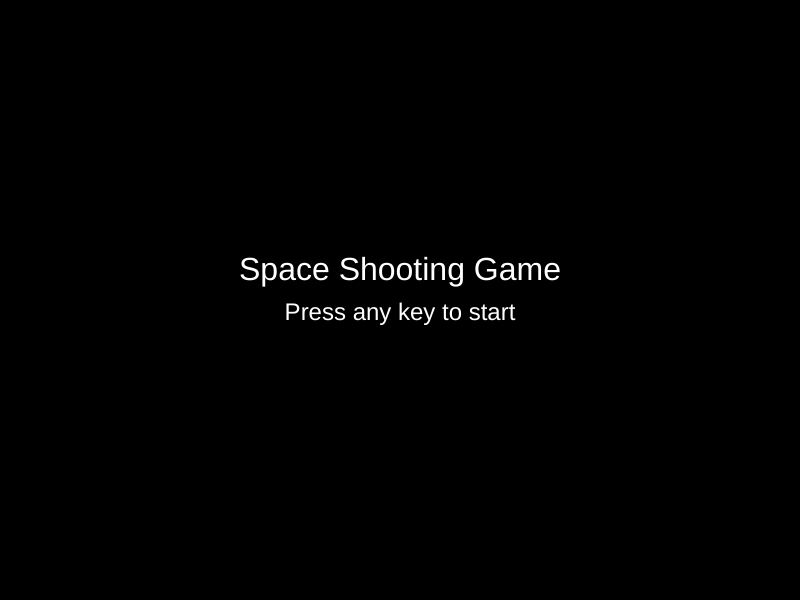
Frame 1 (no input)
Frame 60 (no input): identical to frame 1, image omitted
Frame 120 (the mouse pressed at the canvas centre since frame 60): identical to frame 1, image omitted

The p5.js sketch that drew this single still picture (run headless with seeded random() and noise() and a simulated clock; from frame 60 on, the mouse is pressed at the canvas centre):

// p5.js sketch
// ── sketch.js
// Game state constants
const STATE_START = 0;
const STATE_PLAYING = 1;
const STATE_GAMEOVER = 2;

// Global variables
let gameState;
let player;
let enemies = [];
let projectiles = [];
let powerUps = [];
let particles = [];
let score = 0;
let lives = 3;
let stars = [];
let galaxies = []; // Add galaxies array
let lastSpawnTime = 0;
let spawnInterval = 1000; // milliseconds
let lastShootTime = 0;
let shootInterval = 500; // milliseconds
let waitingForKeyRelease = false;

// Power-up durations and states
let speedBoostActive = false;
let rapidFireActive = false;
let lastPowerUpTime = 0;
let powerUpInterval = 10000; // Power-up spawn every 10 seconds
let powerUpDuration = 5000; // Power-ups last 5 seconds

// Visual effects
let engineGlow = 0;

function setup() {
  createCanvas(800, 600);
  generateStars();
  gameState = STATE_START;
  // Enable smooth edges
  smooth();
  // Initialize player
  player = new Player(width / 2, height - 50);
}

function draw() {
  background(0); // Black background

  if (gameState === STATE_START) {
    drawStartScreen();
    if (!waitingForKeyRelease && keyIsPressed) {
      resetGame();
      gameState = STATE_PLAYING;
      waitingForKeyRelease = true;
    }
  } else if (gameState === STATE_PLAYING) {
    drawStars();
    player.update();
    player.draw();
    updateProjectiles();
    drawProjectiles();
    spawnEnemies();
    updateEnemies();
    drawEnemies();
    spawnPowerUps();
    updatePowerUps();
    drawPowerUps();
    checkCollisions();
    displayUI();
    updatePowerUpEffects();
    updateParticles();
    if (lives <= 0) {
      gameState = STATE_GAMEOVER;
      waitingForKeyRelease = true;
    }
  } else if (gameState === STATE_GAMEOVER) {
    drawGameOverScreen();
    if (!waitingForKeyRelease && keyIsPressed) {
      resetGame();
      gameState = STATE_PLAYING;
      waitingForKeyRelease = true;
    }
  }

  // Handle key release for state transitions
  if (waitingForKeyRelease && !keyIsPressed) {
    waitingForKeyRelease = false;
  }
}

// Generate background stars and galaxies with different depths
function generateStars() {
  stars = [];
  galaxies = [];
  
  // Generate stars
  for (let i = 0; i < 150; i++) {
    stars.push({
      x: random(width),
      y: random(height),
      size: random(1, 4),
      speed: random(0.5, 2),
      brightness: random(100, 255)
    });
  }
  
  // Generate galaxies
  let galaxyColors = [
    { main: color(255, 100, 150), glow: '#ff6488' }, // Pink
    { main: color(100, 150, 255), glow: '#6496ff' }, // Blue
    { main: color(150, 100, 255), glow: '#9664ff' }, // Purple
    { main: color(255, 150, 100), glow: '#ff9664' }  // Orange
  ];
  
  for (let i = 0; i < 4; i++) {
    galaxies.push({
      x: random(width),
      y: random(height),
      width: random(100, 200),
      height: random(60, 120),
      rotation: random(TWO_PI),
      speed: random(0.1, 0.3),
      color: galaxyColors[i].main,
      glowColor: galaxyColors[i].glow,
      particleCount: floor(random(15, 25)),
      particles: []
    });
    
    // Generate particles for each galaxy
    for (let j = 0; j < galaxies[i].particleCount; j++) {
      let angle = random(TWO_PI);
      let dist = random(galaxies[i].width/4);
      galaxies[i].particles.push({
        x: cos(angle) * dist,
        y: sin(angle) * dist,
        size: random(2, 4),
        angle: random(TWO_PI),
        speed: random(0.001, 0.003),
        distance: dist
      });
    }
  }
}

// Draw background stars and galaxies with parallax effect
function drawStars() {
  // Draw galaxies
  for (let galaxy of galaxies) {
    push();
    translate(galaxy.x, galaxy.y);
    rotate(galaxy.rotation);
    
    // Draw galaxy glow
    drawingContext.shadowBlur = 30;
    drawingContext.shadowColor = galaxy.glowColor;
    
    // Main galaxy ellipse with gradient
    for (let i = 0; i < 3; i++) {
      let c = color(galaxy.color);
      c.setAlpha(50 - i * 15);
      fill(c);
      noStroke();
      ellipse(0, 0, galaxy.width + i * 20, galaxy.height + i * 15);
    }
    
    // Draw galaxy core
    let coreColor = color(galaxy.color);
    coreColor.setAlpha(100);
    fill(coreColor);
    ellipse(0, 0, galaxy.width/2, galaxy.height/2);
    
    // Draw galaxy particles
    for (let particle of galaxy.particles) {
      // Update particle position
      particle.angle += particle.speed;
      particle.x = cos(particle.angle) * particle.distance;
      particle.y = sin(particle.angle) * particle.distance;
      
      // Draw particle
      fill(255, 255, 255, 150);
      circle(particle.x, particle.y, particle.size);
    }
    
    pop();
    
    // Move galaxy
    galaxy.y += galaxy.speed;
    galaxy.rotation += 0.001;
    
    // Reset galaxy position when it goes off screen
    if (galaxy.y > height + galaxy.height) {
      galaxy.y = -galaxy.height;
      galaxy.x = random(width);
    }
  }
  
  // Draw stars on top of galaxies
  noStroke();
  for (let star of stars) {
    fill(star.brightness);
    circle(star.x, star.y, star.size);
    // Move stars for parallax effect
    star.y += star.speed;
    // Reset stars when they go off screen
    if (star.y > height) {
      star.y = 0;
      star.x = random(width);
    }
  }
}

// Reset game variables
function resetGame() {
  player = new Player(width / 2, height - 50);
  enemies = [];
  projectiles = [];
  powerUps = [];
  score = 0;
  lives = 3;
  lastSpawnTime = millis();
  lastShootTime = millis();
  lastPowerUpTime = millis();
  speedBoostActive = false;
  rapidFireActive = false;
}

// Draw start screen
function drawStartScreen() {
  textAlign(CENTER);
  textSize(32);
  fill(255);
  text("Space Shooting Game", width / 2, height / 2 - 20);
  textSize(24);
  text("Press any key to start", width / 2, height / 2 + 20);
}

// Draw game over screen
function drawGameOverScreen() {
  textAlign(CENTER);
  textSize(32);
  fill(255);
  text("Game Over", width / 2, height / 2 - 40);
  text("Your score: " + score, width / 2, height / 2);
  textSize(24);
  text("Press any key to restart", width / 2, height / 2 + 40);
}

// Update all projectiles
function updateProjectiles() {
  for (let i = projectiles.length - 1; i >= 0; i--) {
    projectiles[i].update();
    if (projectiles[i].isOffScreen()) {
      projectiles.splice(i, 1);
    }
  }
}

// Draw all projectiles
function drawProjectiles() {
  for (let p of projectiles) {
    p.draw();
  }
}

// Spawn new enemies at intervals
function spawnEnemies() {
  if (millis() - lastSpawnTime > spawnInterval) {
    // Enhanced enemy type selection
    let rand = random(100);
    let type;
    if (rand < 5) { // 5% chance for boss
      type = 'boss';
    } else if (rand < 20) { // 15% chance for tank
      type = 'tank';
    } else if (rand < 40) { // 20% chance for scout
      type = 'scout';
    } else if (rand < 70) { // 30% chance for spaceship
      type = 'spaceship';
    } else { // 30% chance for asteroid
      type = 'asteroid';
    }
    
    let x = random(20, width - 20);
    let size, speed, health;
    
    switch(type) {
      case 'boss':
        size = 60;
        speed = 1;
        health = 5;
        break;
      case 'tank':
        size = 40;
        speed = 0.5;
        health = 3;
        break;
      case 'scout':
        size = 15;
        speed = 3;
        health = 1;
        break;
      case 'spaceship':
        size = 20;
        speed = 2;
        health = 1;
        break;
      case 'asteroid':
        size = random(20, 40);
        speed = random(1, 3);
        health = 1;
        break;
    }
    
    enemies.push(new Enemy(x, 0, type, size, speed, health));
    lastSpawnTime = millis();
  }
}

// Update all enemies
function updateEnemies() {
  for (let i = enemies.length - 1; i >= 0; i--) {
    enemies[i].update();
    if (enemies[i].isOffScreen()) {
      enemies.splice(i, 1);
    }
  }
}

// Draw all enemies
function drawEnemies() {
  for (let e of enemies) {
    e.draw();
  }
}

// Spawn power-ups
function spawnPowerUps() {
  if (millis() - lastPowerUpTime > powerUpInterval) {
    let type = random(['speed', 'rapid-fire', 'shield']);
    let x = random(20, width - 20);
    powerUps.push(new PowerUp(x, 0, type));
    lastPowerUpTime = millis();
  }
}

// Update power-ups
function updatePowerUps() {
  for (let i = powerUps.length - 1; i >= 0; i--) {
    powerUps[i].update();
    if (powerUps[i].isOffScreen()) {
      powerUps.splice(i, 1);
    }
  }
}

// Draw power-ups
function drawPowerUps() {
  for (let p of powerUps) {
    p.draw();
  }
}

// Update power-up effects
function updatePowerUpEffects() {
  if (speedBoostActive && millis() - player.speedBoostStart > powerUpDuration) {
    player.speed = 5; // Reset speed
    speedBoostActive = false;
  }
  if (rapidFireActive && millis() - player.rapidFireStart > powerUpDuration) {
    shootInterval = 500; // Reset fire rate
    rapidFireActive = false;
  }
}

// Check for collisions
function checkCollisions() {
  // Player-enemy collisions
  for (let i = enemies.length - 1; i >= 0; i--) {
    if (collideCircleCircle(player.x, player.y, player.radius * 2, enemies[i].x, enemies[i].y, enemies[i].radius * 2)) {
      lives--;
      if (enemies[i].type !== 'boss') {
        createExplosion(enemies[i].x, enemies[i].y, '#ff0000');
        enemies.splice(i, 1);
      }
      if (lives <= 0) {
        createExplosion(player.x, player.y, '#ff0000');
        break;
      }
    }
  }

  // Projectile-enemy collisions
  for (let p = projectiles.length - 1; p >= 0; p--) {
    for (let e = enemies.length - 1; e >= 0; e--) {
      if (collideCircleCircle(projectiles[p].x, projectiles[p].y, projectiles[p].radius * 2, enemies[e].x, enemies[e].y, enemies[e].radius * 2)) {
        createExplosion(projectiles[p].x, projectiles[p].y, '#ffff00');
        if (enemies[e].type === 'boss') {
          enemies[e].health--;
          if (enemies[e].health <= 0) {
            createExplosion(enemies[e].x, enemies[e].y, '#ff0000');
            score += 50;
            enemies.splice(e, 1);
          }
        } else {
          score += enemies[e].type === 'spaceship' ? 10 : 5;
          createExplosion(enemies[e].x, enemies[e].y, enemies[e].type === 'spaceship' ? '#00ff00' : '#666666');
          enemies.splice(e, 1);
        }
        projectiles.splice(p, 1);
        break;
      }
    }
  }

  // Player-powerup collisions
  for (let i = powerUps.length - 1; i >= 0; i--) {
    if (collideCircleCircle(player.x, player.y, player.radius * 2, powerUps[i].x, powerUps[i].y, powerUps[i].radius * 2)) {
      activatePowerUp(powerUps[i].type);
      powerUps.splice(i, 1);
    }
  }
}

// Activate power-up effects
function activatePowerUp(type) {
  switch (type) {
    case 'speed':
      player.speed = 8; // Increase speed
      player.speedBoostStart = millis();
      speedBoostActive = true;
      break;
    case 'rapid-fire':
      shootInterval = 200; // Decrease shooting interval
      player.rapidFireStart = millis();
      rapidFireActive = true;
      break;
    case 'shield':
      lives++; // Add an extra life
      break;
  }
}

// Create explosion particles
function createExplosion(x, y, color) {
  for (let i = 0; i < 20; i++) {
    particles.push(new Particle(x, y, color));
  }
}

// Update and draw particles
function updateParticles() {
  for (let i = particles.length - 1; i >= 0; i--) {
    particles[i].update();
    particles[i].draw();
    if (particles[i].isDead()) {
      particles.splice(i, 1);
    }
  }
}

// Particle class for explosions
class Particle {
  constructor(x, y, color) {
    this.x = x;
    this.y = y;
    this.color = color;
    this.vel = createVector(random(-1, 1), random(-1, 1)).mult(random(2, 5));
    this.alpha = 255;
    this.life = 255;
  }

  update() {
    this.x += this.vel.x;
    this.y += this.vel.y;
    this.vel.mult(0.95);
    this.life -= 10;
    this.alpha = this.life;
  }

  draw() {
    noStroke();
    let c = color(this.color);
    c.setAlpha(this.alpha);
    fill(c);
    circle(this.x, this.y, 4);
  }

  isDead() {
    return this.life < 0;
  }
}

// Draw all objects with glow effects
function drawWithGlow(drawFunc, glowColor, glowSize) {
  drawingContext.shadowBlur = glowSize;
  drawingContext.shadowColor = glowColor;
  drawFunc();
  drawingContext.shadowBlur = 0;
}

// Player class with enhanced visuals
class Player {
  constructor(x, y) {
    this.x = x;
    this.y = y;
    this.width = 30;
    this.height = 20;
    this.speed = 5;
    this.radius = 15;
    this.speedBoostStart = 0;
    this.rapidFireStart = 0;
    this.engineGlowIntensity = 0;
  }

  draw() {
    // Update engine glow
    this.engineGlowIntensity = (this.engineGlowIntensity + 0.1) % TWO_PI;
    let glowSize = 5 + sin(this.engineGlowIntensity) * 3;

    // Draw engine glow and thrust
    drawWithGlow(() => {
      // Main thrust
      fill(255, 100, 0, 150);
      beginShape();
      vertex(this.x, this.y + this.height/2 + 8);
      vertex(this.x - 8, this.y + this.height/2);
      vertex(this.x, this.y + this.height/2 + 2);
      vertex(this.x + 8, this.y + this.height/2);
      endShape(CLOSE);
      
      // Side thrusters
      fill(255, 150, 0, 100);
      triangle(
        this.x - this.width/2, this.y + this.height/3,
        this.x - this.width/2 - 5, this.y + this.height/2,
        this.x - this.width/2 + 3, this.y + this.height/2
      );
      triangle(
        this.x + this.width/2, this.y + this.height/3,
        this.x + this.width/2 + 5, this.y + this.height/2,
        this.x + this.width/2 - 3, this.y + this.height/2
      );
    }, '#ff6600', glowSize);

    // Draw ship with glow
    drawWithGlow(() => {
      // Wings
      fill(150, 0, 0);
      beginShape();
      vertex(this.x - this.width/2 - 10, this.y + this.height/3);
      vertex(this.x - this.width/2, this.y - this.height/4);
      vertex(this.x - this.width/4, this.y);
      vertex(this.x - this.width/4, this.y + this.height/2);
      endShape(CLOSE);
      
      beginShape();
      vertex(this.x + this.width/2 + 10, this.y + this.height/3);
      vertex(this.x + this.width/2, this.y - this.height/4);
      vertex(this.x + this.width/4, this.y);
      vertex(this.x + this.width/4, this.y + this.height/2);
      endShape(CLOSE);

      // Main body
      fill(200, 0, 0);
      beginShape();
      vertex(this.x, this.y - this.height/2 - 5);
      vertex(this.x - this.width/4, this.y);
      vertex(this.x - this.width/6, this.y + this.height/2);
      vertex(this.x + this.width/6, this.y + this.height/2);
      vertex(this.x + this.width/4, this.y);
      endShape(CLOSE);

      // Cockpit
      drawWithGlow(() => {
        fill(100, 200, 255);
        beginShape();
        vertex(this.x, this.y - this.height/4);
        vertex(this.x - this.width/6, this.y);
        vertex(this.x, this.y + this.height/6);
        vertex(this.x + this.width/6, this.y);
        endShape(CLOSE);
      }, '#00ffff', 5);

      // Detail lines
      stroke(255, 0, 0);
      strokeWeight(1);
      line(this.x - this.width/4, this.y, this.x - this.width/6, this.y + this.height/3);
      line(this.x + this.width/4, this.y, this.x + this.width/6, this.y + this.height/3);
      noStroke();
    }, '#ff0000', 10);

    // Power-up visual effects
    if (speedBoostActive) {
      drawWithGlow(() => {
        fill(0, 255, 255, 100);
        circle(this.x, this.y, this.radius * 3);
      }, '#00ffff', 15);
    }
    if (rapidFireActive) {
      drawWithGlow(() => {
        fill(255, 255, 0, 100);
        circle(this.x, this.y, this.radius * 2.5);
      }, '#ffff00', 15);
    }
  }

  update() {
    // Movement controls
    if (keyIsDown(LEFT_ARROW)) {
      this.x -= this.speed;
    }
    if (keyIsDown(RIGHT_ARROW)) {
      this.x += this.speed;
    }
    if (keyIsDown(UP_ARROW)) {
      this.y -= this.speed;
    }
    if (keyIsDown(DOWN_ARROW)) {
      this.y += this.speed;
    }

    // Constrain player within canvas
    this.x = constrain(this.x, this.width / 2, width - this.width / 2);
    this.y = constrain(this.y, this.height / 2, height - this.height / 2);

    // Shooting with cooldown (space key = 32)
    if (keyIsDown(32) && millis() - lastShootTime > shootInterval) {
      this.shoot();
      lastShootTime = millis();
    }
  }

  shoot() {
    projectiles.push(new Projectile(this.x, this.y - this.height / 2));
  }
}

// Enemy class with enhanced visuals
class Enemy {
  constructor(x, y, type, size, speed, health) {
    this.x = x;
    this.y = y;
    this.type = type;
    this.size = size;
    this.speed = speed;
    this.radius = size/2;
    this.health = health;
    this.rotation = 0;
    this.oscillation = random(TWO_PI); // For scout movement
  }

  draw() {
    this.rotation += 0.02;
    
    if (this.type === 'tank') {
      drawWithGlow(() => {
        push();
        translate(this.x, this.y);
        rotate(PI);
        
        // Heavy armor plating
        fill(100, 100, 150);
        beginShape();
        vertex(-this.size/2 - 5, this.size/2);
        vertex(-this.size/2, -this.size/2);
        vertex(this.size/2, -this.size/2);
        vertex(this.size/2 + 5, this.size/2);
        endShape(CLOSE);

        // Reinforced wings
        fill(80, 80, 120);
        rect(-this.size/2 - 8, 0, 16, this.size/2);
        rect(this.size/2 - 8, 0, 16, this.size/2);

        // Armored cockpit
        fill(150, 150, 200);
        arc(0, 0, this.size/2, this.size/2, PI, TWO_PI);

        // Energy shield effect
        drawWithGlow(() => {
          noFill();
          stroke(100, 150, 255, 100);
          strokeWeight(2);
          arc(0, 0, this.size * 1.2, this.size, PI * 0.8, TWO_PI * 0.6);
        }, '#4488ff', 10);

        // Health bar
        let healthWidth = this.size * (this.health / 3);
        strokeWeight(4);
        stroke(0, 0, 0, 100);
        noFill();
        rect(-this.size/2, -this.size/2 - 15, this.size, 8, 4);
        noStroke();
        fill(100, 150, 255, 200);
        rect(-this.size/2, -this.size/2 - 15, healthWidth, 8, 4);
        
        pop();
      }, '#4488ff', 15);
      
    } else if (this.type === 'scout') {
      drawWithGlow(() => {
        push();
        translate(this.x, this.y);
        rotate(PI + sin(this.oscillation) * 0.2); // Bank while turning
        
        // Sleek body
        fill(255, 150, 0);
        beginShape();
        vertex(0, -this.size);
        vertex(-this.size/2, this.size/2);
        vertex(0, 0);
        vertex(this.size/2, this.size/2);
        endShape(CLOSE);

        // Engine trails
        for (let i = 0; i < 2; i++) {
          let offset = this.size/4;
          drawWithGlow(() => {
            fill(255, 100, 0, 150);
            beginShape();
            vertex(-offset + i * this.size/2, this.size/2);
            vertex(-offset + i * this.size/2 - 2, this.size);
            vertex(-offset + i * this.size/2 + 2, this.size);
            endShape(CLOSE);
          }, '#ff6600', 8);
        }

        // Cockpit
        fill(255, 200, 0, 200);
        ellipse(0, -this.size/4, this.size/3, this.size/2);
        
        pop();
      }, '#ff9900', 10);
    } else if (this.type === 'boss') {
      drawWithGlow(() => {
        push();
        translate(this.x, this.y);
        rotate(this.rotation);
        
        // Enhanced main head with gradient effect
        drawingContext.shadowBlur = 20;
        drawingContext.shadowColor = '#003333';
        
        // Outer glow
        for (let i = 0; i < 3; i++) {
          fill(20, 40 + i * 10, 40 + i * 10, 50 - i * 10);
          beginShape();
          for (let j = 0; j < 12; j++) {
            let angle = map(j, 0, 12, 0, TWO_PI);
            let r = this.size/1.5 + cos(angle * 2 + this.rotation) * 5;
            let px = cos(angle) * (r + i * 5);
            let py = sin(angle) * (r + i * 5) - this.size/4;
            vertex(px, py);
          }
          endShape(CLOSE);
        }

        // Main head with more detail
        fill(20, 40, 40);
        beginShape();
        for (let i = 0; i < 12; i++) {
          let angle = map(i, 0, 12, 0, TWO_PI);
          let r = this.size/1.5 + cos(angle * 2 + this.rotation) * 5;
          let px = cos(angle) * r;
          let py = sin(angle) * r - this.size/4;
          vertex(px, py);
        }
        endShape(CLOSE);

        // Enhanced glowing eyes
        let eyeGlow = abs(sin(this.rotation * 2)) * 20;
        drawingContext.shadowBlur = eyeGlow;
        drawingContext.shadowColor = '#00ff00';
        
        // Eye sockets
        fill(10, 20, 20);
        ellipse(-this.size/4, -this.size/4, this.size * 0.25, this.size * 0.2);
        ellipse(this.size/4, -this.size/4, this.size * 0.25, this.size * 0.2);
        
        // Glowing eyes
        fill(0, 255, 0, 200);
        let eyeSize = this.size * 0.15;
        circle(-this.size/4, -this.size/4, eyeSize);
        circle(this.size/4, -this.size/4, eyeSize);
        
        // Eye shine
        fill(255, 255, 255, 150);
        circle(-this.size/4 - eyeSize/4, -this.size/4 - eyeSize/4, eyeSize/3);
        circle(this.size/4 - eyeSize/4, -this.size/4 - eyeSize/4, eyeSize/3);

        // Enhanced tentacles with gradient
        let tentacleCount = 8;
        for (let i = 0; i < tentacleCount; i++) {
          let angle = map(i, 0, tentacleCount, -PI/2, PI + PI/2);
          let tentacleLength = this.size * 1.2;
          let startX = cos(angle) * this.size/3;
          let startY = sin(angle) * this.size/3 + this.size/4;
          
          // Multiple segments for each tentacle
          for (let j = 0; j < 3; j++) {
            strokeWeight(this.size/10 - j * 2);
            stroke(20, 40 + j * 10, 40 + j * 10, 200 - j * 30);
            
            beginShape();
            for (let t = 0; t <= 1; t += 0.1) {
              let waveOffset = sin(this.rotation * 2 + i + t * PI) * this.size/4;
              let tx = startX + cos(angle) * t * tentacleLength + sin(t * TWO_PI + this.rotation) * waveOffset;
              let ty = startY + sin(angle) * t * tentacleLength + cos(t * TWO_PI + this.rotation) * waveOffset/2;
              curveVertex(tx, ty);
            }
            endShape();
          }
        }

        // Health bar with enhanced visuals
        let healthWidth = this.size * (this.health / 5);
        strokeWeight(4);
        stroke(0, 0, 0, 100);
        noFill();
        rect(-this.size/2, -this.size/2 - 15, this.size, 8, 4);
        noStroke();
        
        // Health bar gradient
        for (let i = 0; i < this.health; i++) {
          let segmentWidth = this.size/5;
          fill(0, 255 - i * 30, 0, 200);
          rect(-this.size/2 + i * segmentWidth, -this.size/2 - 15, segmentWidth, 8, 4);
        }
        
        pop();
      }, '#003333', 20);
    } else if (this.type === 'spaceship') {
      drawWithGlow(() => {
        push();
        translate(this.x, this.y);
        rotate(PI);
        
        // Enhanced enemy ship design
        // Wing shadows
        fill(0, 100, 0);
        triangle(-this.size/2 - 5, this.size/3, -this.size/2, -this.size/4, -this.size/4, this.size/4);
        triangle(this.size/2 + 5, this.size/3, this.size/2, -this.size/4, this.size/4, this.size/4);

        // Main wings
        fill(0, 180, 0);
        beginShape();
        vertex(-this.size/2 - 8, this.size/2);
        vertex(-this.size/2, -this.size/3);
        vertex(-this.size/4, 0);
        vertex(-this.size/4, this.size/2);
        endShape(CLOSE);
        
        beginShape();
        vertex(this.size/2 + 8, this.size/2);
        vertex(this.size/2, -this.size/3);
        vertex(this.size/4, 0);
        vertex(this.size/4, this.size/2);
        endShape(CLOSE);

        // Main body
        fill(0, 220, 0);
        beginShape();
        vertex(0, -this.size/2 - 5);
        vertex(-this.size/3, -this.size/4);
        vertex(-this.size/4, this.size/2);
        vertex(this.size/4, this.size/2);
        vertex(this.size/3, -this.size/4);
        endShape(CLOSE);

        // Cockpit
        fill(50, 255, 50, 150);
        beginShape();
        vertex(0, -this.size/3);
        vertex(-this.size/4, -this.size/6);
        vertex(0, this.size/4);
        vertex(this.size/4, -this.size/6);
        endShape(CLOSE);

        // Energy core
        drawWithGlow(() => {
          fill(0, 255, 0, 150);
          circle(0, 0, this.size/3);
        }, '#00ff00', 10);

        // Detail lines
        stroke(0, 255, 0);
        strokeWeight(1);
        line(-this.size/3, -this.size/4, -this.size/4, this.size/3);
        line(this.size/3, -this.size/4, this.size/4, this.size/3);
        noStroke();
        
        pop();
      }, '#00ff00', 15);
    } else { // Asteroid
      drawWithGlow(() => {
        push();
        translate(this.x, this.x);
        rotate(this.rotation);
        
        fill(150);
        beginShape();
        let sides = 6;
        for (let i = 0; i < sides; i++) {
          let angle = map(i, 0, sides, 0, TWO_PI);
          let r = this.size/2 + sin(angle * 3 + this.rotation) * 5;
          let px = cos(angle) * r;
          let py = sin(angle) * r;
          vertex(px, py);
        }
        endShape(CLOSE);

        // Crater details
        fill(100);
        for (let i = 0; i < 3; i++) {
          let angle = i * TWO_PI/3 + this.rotation;
          let r = this.size/4;
          let px = cos(angle) * r;
          let py = sin(angle) * r;
          circle(px, py, this.size/5);
        }
        
        pop();
      }, '#666666', 5);
    }
  }

  update() {
    this.y += this.speed;
    if (this.type === 'scout') {
      // Scouts move in a sine wave pattern
      this.oscillation += 0.1;
      this.x += sin(this.oscillation) * 2;
      // Keep within screen bounds
      this.x = constrain(this.x, this.size, width - this.size);
    }
  }

  isOffScreen() {
    return this.y > height + this.size;
  }
}

// Projectile class with enhanced visuals
class Projectile {
  constructor(x, y) {
    this.x = x;
    this.y = y;
    this.radius = 3;
    this.speed = 7;
    this.life = 255;
    this.rotation = 0;
  }

  draw() {
    this.rotation += 0.2;
    drawWithGlow(() => {
      push();
      translate(this.x, this.y);
      rotate(this.rotation);
      
      // Missile body
      fill(200, 200, 200);
      rect(-2, -6, 4, 12, 1);
      
      // Missile head
      fill(255, 200, 0);
      triangle(-2, -6, 2, -6, 0, -10);
      
      // Fins
      fill(150, 150, 150);
      triangle(-2, 2, -2, -2, -5, 2);
      triangle(2, 2, 2, -2, 5, 2);
      
      // Exhaust trail
      for (let i = 0; i < 3; i++) {
        let alpha = map(i, 0, 2, 200, 0);
        fill(255, 100 + i * 50, 0, alpha);
        let size = map(i, 0, 2, 4, 1);
        circle(0, 6 + i * 3, size);
      }
      pop();
    }, '#ffff00', 8);
  }

  update() {
    this.y -= this.speed; // Move upwards
  }

  isOffScreen() {
    return this.y < -this.radius;
  }
}

// Power-up class with enhanced visuals
class PowerUp {
  constructor(x, y, type) {
    this.x = x;
    this.y = y;
    this.type = type;
    this.radius = 10;
    this.speed = 2;
    this.angle = 0;
  }

  draw() {
    this.angle += 0.05;
    let glowColor;
    let mainColor;
    
    switch (this.type) {
      case 'speed':
        glowColor = '#00ffff';
        mainColor = color(0, 255, 255);
        break;
      case 'rapid-fire':
        glowColor = '#ffff00';
        mainColor = color(255, 255, 0);
        break;
      case 'shield':
        glowColor = '#ff00ff';
        mainColor = color(255, 0, 255);
        break;
    }

    drawWithGlow(() => {
      push();
      translate(this.x, this.y);
      rotate(this.angle);
      
      // Outer ring
      fill(mainColor.levels[0], mainColor.levels[1], mainColor.levels[2], 100);
      circle(0, 0, this.radius * 3);
      
      // Inner shape
      fill(mainColor);
      beginShape();
      for (let i = 0; i < 6; i++) {
        let angle = map(i, 0, 6, 0, TWO_PI);
        let r = this.radius * 1.5;
        let px = cos(angle) * r;
        let py = sin(angle) * r;
        vertex(px, py);
      }
      endShape(CLOSE);
      
      pop();
    }, glowColor, 15);
  }

  update() {
    this.y += this.speed;
  }

  isOffScreen() {
    return this.y > height + this.radius;
  }
}

// Display score and lives
function displayUI() {
  textAlign(LEFT);
  textSize(16);
  fill(255);
  text("Score: " + score, 20, 20);

  // Draw lives as red circles
  for (let i = 0; i < lives; i++) {
    fill(255, 0, 0);
    circle(width - 20 - i * 30, 20, 10);
  }
}

// Circle collision detection (takes diameters)
function collideCircleCircle(x1, y1, d1, x2, y2, d2) {
  let dist = sqrt((x1 - x2) ** 2 + (y1 - y2) ** 2);
  return dist < (d1 / 2 + d2 / 2);
}
